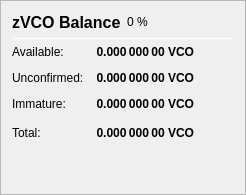
                   <widget class="QFrame" name="frame_ZerocoinBalances">
                    <property name="frameShape">
                     <enum>QFrame::StyledPanel</enum>
                    </property>
                    <property name="frameShadow">
                     <enum>QFrame::Raised</enum>
                    </property>
                    <layout class="QVBoxLayout" name="verticalLayout_7">
                     <item>
                      <layout class="QHBoxLayout" name="horizontalLayout_8" stretch="0,0,0">
                       <item>
                        <widget class="QLabel" name="label_5z_3">
                         <property name="minimumSize">
                          <size>
                           <width>0</width>
                           <height>20</height>
                          </size>
                         </property>
                         <property name="font">
                          <font>
                           <pointsize>12</pointsize>
                           <weight>75</weight>
                           <bold>true</bold>
                          </font>
                         </property>
                         <property name="text">
                          <string>zVCO Balance</string>
                         </property>
                        </widget>
                       </item>
                       <item>
                        <widget class="QLabel" name="labelzVCOPercent">
                         <property name="text">
                          <string notr="true">0 %</string>
                         </property>
                        </widget>
                       </item>
                       <item>
                        <spacer name="horizontalSpacer_11">
                         <property name="orientation">
                          <enum>Qt::Horizontal</enum>
                         </property>
                         <property name="sizeHint" stdset="0">
                          <size>
                           <width>40</width>
                           <height>20</height>
                          </size>
                         </property>
                        </spacer>
                       </item>
                      </layout>
                     </item>
                     <item>
                      <widget class="Line" name="line_ZerocoinBalance">
                       <property name="minimumSize">
                        <size>
                         <width>0</width>
                         <height>1</height>
                        </size>
                       </property>
                       <property name="maximumSize">
                        <size>
                         <width>16777215</width>
                         <height>1</height>
                        </size>
                       </property>
                       <property name="orientation">
                        <enum>Qt::Horizontal</enum>
                       </property>
                      </widget>
                     </item>
                     <item>
                      <layout class="QGridLayout" name="gridLayout_5">
                       <property name="spacing">
                        <number>12</number>
                       </property>
                       <item row="1" column="0">
                        <widget class="QLabel" name="labelzBalanceMatureText">
                         <property name="toolTip">
                          <string>Mature: more than 20 confirmation and more than 1 mint of the same denomination after it was minted.
These zVCO are spendable.</string>
                         </property>
                         <property name="text">
                          <string>Available:</string>
                         </property>
                        </widget>
                       </item>
                       <item row="1" column="1">
                        <widget class="QLabel" name="labelzBalanceMature">
                         <property name="font">
                          <font>
                           <weight>75</weight>
                           <bold>true</bold>
                          </font>
                         </property>
                         <property name="toolTip">
                          <string>Mature: more than 20 confirmation and more than 1 mint of the same denomination after it was minted.
These zVCO are spendable.</string>
                         </property>
                         <property name="text">
                          <string notr="true">0.000 000 00 VCO</string>
                         </property>
                         <property name="alignment">
                          <set>Qt::AlignRight|Qt::AlignTrailing|Qt::AlignVCenter</set>
                         </property>
                        </widget>
                       </item>
                       <item row="2" column="0">
                        <widget class="QLabel" name="labelzBalanceUnconfirmedText">
                         <property name="toolTip">
                          <string>Unconfirmed: less than 20 confirmations
Immature: confirmed, but less than 1 mint of the same denomination after it was minted</string>
                         </property>
                         <property name="text">
                          <string>Unconfirmed:</string>
                         </property>
                        </widget>
                       </item>
                       <item row="2" column="1">
                        <widget class="QLabel" name="labelzBalanceUnconfirmed">
                         <property name="font">
                          <font>
                           <weight>75</weight>
                           <bold>true</bold>
                          </font>
                         </property>
                         <property name="toolTip">
                          <string>Unconfirmed: less than 20 confirmations
Immature: confirmed, but less than 1 mint of the same denomination after it was minted</string>
                         </property>
                         <property name="text">
                          <string notr="true">0.000 000 00 VCO</string>
                         </property>
                         <property name="alignment">
                          <set>Qt::AlignRight|Qt::AlignTrailing|Qt::AlignVCenter</set>
                         </property>
                        </widget>
                       </item>
                       <item row="3" column="0">
                        <widget class="QLabel" name="labelzBalanceImmatureText">
                         <property name="toolTip">
                          <string>Unconfirmed: less than 20 confirmations
Immature: confirmed, but less than 1 mint of the same denomination after it was minted</string>
                         </property>
                         <property name="text">
                          <string>Immature:</string>
                         </property>
                        </widget>
                       </item>
                       <item row="3" column="1">
                        <widget class="QLabel" name="labelzBalanceImmature">
                         <property name="font">
                          <font>
                           <weight>75</weight>
                           <bold>true</bold>
                          </font>
                         </property>
                         <property name="toolTip">
                          <string>Unconfirmed: less than 20 confirmations
Immature: confirmed, but less than 1 mint of the same denomination after it was minted</string>
                         </property>
                         <property name="text">
                          <string notr="true">0.000 000 00 VCO</string>
                         </property>
                         <property name="alignment">
                          <set>Qt::AlignRight|Qt::AlignTrailing|Qt::AlignVCenter</set>
                         </property>
                        </widget>
                       </item>
                       <item row="4" column="0">
                        <widget class="QLabel" name="labelzBalanceText">
                         <property name="toolTip">
                          <string>Your current zVCO balance, unconfirmed and immature zVCO included.</string>
                         </property>
                         <property name="text">
                          <string>Total:</string>
                         </property>
                        </widget>
                       </item>
                       <item row="4" column="1">
                        <widget class="QLabel" name="labelzBalance">
                         <property name="font">
                          <font>
                           <weight>75</weight>
                           <bold>true</bold>
                          </font>
                         </property>
                         <property name="cursor">
                          <cursorShape>IBeamCursor</cursorShape>
                         </property>
                         <property name="toolTip">
                          <string>Your current zVCO balance, unconfirmed and immature zVCO included.</string>
                         </property>
                         <property name="text">
                          <string notr="true">0.000 000 00 VCO</string>
                         </property>
                         <property name="alignment">
                          <set>Qt::AlignRight|Qt::AlignTrailing|Qt::AlignVCenter</set>
                         </property>
                         <property name="textInteractionFlags">
                          <set>Qt::LinksAccessibleByMouse|Qt::TextSelectableByKeyboard|Qt::TextSelectableByMouse</set>
                         </property>
                        </widget>
                       </item>
                       <item row="4" column="2">
                        <spacer name="horizontalSpacer_4">
                         <property name="orientation">
                          <enum>Qt::Horizontal</enum>
                         </property>
                         <property name="sizeHint" stdset="0">
                          <size>
                           <width>40</width>
                           <height>20</height>
                          </size>
                         </property>
                        </spacer>
                       </item>
                      </layout>
                     </item>
                     <item>
                      <spacer name="verticalSpacer_4">
                       <property name="orientation">
                        <enum>Qt::Vertical</enum>
                       </property>
                       <property name="sizeHint" stdset="0">
                        <size>
                         <width>20</width>
                         <height>40</height>
                        </size>
                       </property>
                      </spacer>
                     </item>
                    </layout>
                   </widget>
